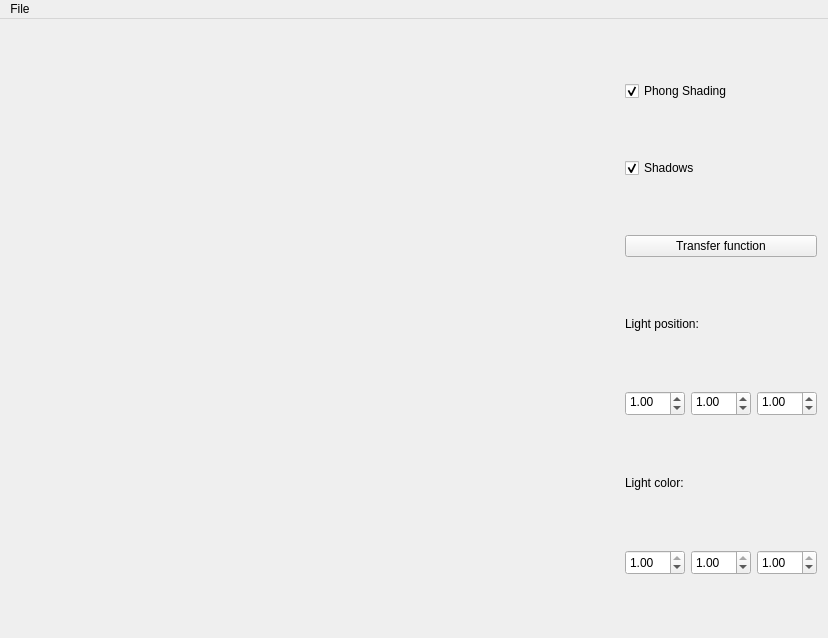
<?xml version="1.0" encoding="UTF-8"?>
<ui version="4.0">
 <class>MainWindow</class>
 <widget class="QMainWindow" name="MainWindow">
  <property name="geometry">
   <rect>
    <x>0</x>
    <y>0</y>
    <width>828</width>
    <height>638</height>
   </rect>
  </property>
  <property name="minimumSize">
   <size>
    <width>827</width>
    <height>618</height>
   </size>
  </property>
  <property name="baseSize">
   <size>
    <width>600</width>
    <height>600</height>
   </size>
  </property>
  <property name="windowTitle">
   <string>MainWindow</string>
  </property>
  <widget class="QWidget" name="Widget">
   <property name="minimumSize">
    <size>
     <width>827</width>
     <height>0</height>
    </size>
   </property>
   <property name="baseSize">
    <size>
     <width>600</width>
     <height>600</height>
    </size>
   </property>
   <layout class="QHBoxLayout" name="horizontalLayout">
    <item>
     <widget class="GLWidget" name="glwidget" native="true">
      <property name="minimumSize">
       <size>
        <width>600</width>
        <height>600</height>
       </size>
      </property>
      <property name="maximumSize">
       <size>
        <width>16777215</width>
        <height>16777215</height>
       </size>
      </property>
      <property name="baseSize">
       <size>
        <width>600</width>
        <height>600</height>
       </size>
      </property>
     </widget>
    </item>
    <item>
     <layout class="QVBoxLayout" name="Configuration">
      <item>
       <widget class="QCheckBox" name="checkBox">
        <property name="text">
         <string>Phong Shading</string>
        </property>
        <property name="checked">
         <bool>true</bool>
        </property>
       </widget>
      </item>
      <item>
       <widget class="QCheckBox" name="checkBox_2">
        <property name="text">
         <string>Shadows</string>
        </property>
        <property name="checked">
         <bool>true</bool>
        </property>
       </widget>
      </item>
      <item>
       <widget class="QPushButton" name="pushButton">
        <property name="text">
         <string>Transfer function</string>
        </property>
       </widget>
      </item>
      <item>
       <widget class="QLabel" name="label_light_pos">
        <property name="sizePolicy">
         <sizepolicy hsizetype="Fixed" vsizetype="Fixed">
          <horstretch>0</horstretch>
          <verstretch>0</verstretch>
         </sizepolicy>
        </property>
        <property name="maximumSize">
         <size>
          <width>105</width>
          <height>20</height>
         </size>
        </property>
        <property name="text">
         <string>Light position:</string>
        </property>
        <property name="alignment">
         <set>Qt::AlignLeading|Qt::AlignLeft|Qt::AlignVCenter</set>
        </property>
       </widget>
      </item>
      <item>
       <layout class="QHBoxLayout" name="horizontal_layout_light_pos">
        <item>
         <widget class="QDoubleSpinBox" name="doubleSpinBox_x">
          <property name="sizePolicy">
           <sizepolicy hsizetype="Fixed" vsizetype="Fixed">
            <horstretch>0</horstretch>
            <verstretch>0</verstretch>
           </sizepolicy>
          </property>
          <property name="maximumSize">
           <size>
            <width>60</width>
            <height>25</height>
           </size>
          </property>
          <property name="alignment">
           <set>Qt::AlignLeading|Qt::AlignLeft|Qt::AlignTop</set>
          </property>
          <property name="minimum">
           <double>-100.000000000000000</double>
          </property>
          <property name="maximum">
           <double>100.000000000000000</double>
          </property>
          <property name="value">
           <double>1.000000000000000</double>
          </property>
         </widget>
        </item>
        <item>
         <widget class="QDoubleSpinBox" name="doubleSpinBox_y">
          <property name="sizePolicy">
           <sizepolicy hsizetype="Fixed" vsizetype="Fixed">
            <horstretch>0</horstretch>
            <verstretch>0</verstretch>
           </sizepolicy>
          </property>
          <property name="maximumSize">
           <size>
            <width>60</width>
            <height>25</height>
           </size>
          </property>
          <property name="alignment">
           <set>Qt::AlignLeading|Qt::AlignLeft|Qt::AlignTop</set>
          </property>
          <property name="minimum">
           <double>-100.000000000000000</double>
          </property>
          <property name="maximum">
           <double>100.000000000000000</double>
          </property>
          <property name="value">
           <double>1.000000000000000</double>
          </property>
         </widget>
        </item>
        <item>
         <widget class="QDoubleSpinBox" name="doubleSpinBox_z">
          <property name="sizePolicy">
           <sizepolicy hsizetype="Fixed" vsizetype="Fixed">
            <horstretch>0</horstretch>
            <verstretch>0</verstretch>
           </sizepolicy>
          </property>
          <property name="maximumSize">
           <size>
            <width>60</width>
            <height>25</height>
           </size>
          </property>
          <property name="alignment">
           <set>Qt::AlignLeading|Qt::AlignLeft|Qt::AlignTop</set>
          </property>
          <property name="minimum">
           <double>-100.000000000000000</double>
          </property>
          <property name="maximum">
           <double>100.000000000000000</double>
          </property>
          <property name="value">
           <double>1.000000000000000</double>
          </property>
         </widget>
        </item>
       </layout>
      </item>
      <item>
       <widget class="QLabel" name="label_light_color">
        <property name="maximumSize">
         <size>
          <width>105</width>
          <height>20</height>
         </size>
        </property>
        <property name="text">
         <string>Light color:</string>
        </property>
       </widget>
      </item>
      <item>
       <layout class="QHBoxLayout" name="horizontalLayout_2">
        <item>
         <widget class="QDoubleSpinBox" name="doubleSpinBox">
          <property name="sizePolicy">
           <sizepolicy hsizetype="Fixed" vsizetype="Fixed">
            <horstretch>0</horstretch>
            <verstretch>0</verstretch>
           </sizepolicy>
          </property>
          <property name="maximumSize">
           <size>
            <width>60</width>
            <height>25</height>
           </size>
          </property>
          <property name="maximum">
           <double>1.000000000000000</double>
          </property>
          <property name="singleStep">
           <double>0.100000000000000</double>
          </property>
          <property name="value">
           <double>1.000000000000000</double>
          </property>
         </widget>
        </item>
        <item>
         <widget class="QDoubleSpinBox" name="doubleSpinBox_2">
          <property name="sizePolicy">
           <sizepolicy hsizetype="Fixed" vsizetype="Fixed">
            <horstretch>0</horstretch>
            <verstretch>0</verstretch>
           </sizepolicy>
          </property>
          <property name="maximumSize">
           <size>
            <width>60</width>
            <height>25</height>
           </size>
          </property>
          <property name="maximum">
           <double>1.000000000000000</double>
          </property>
          <property name="singleStep">
           <double>0.100000000000000</double>
          </property>
          <property name="value">
           <double>1.000000000000000</double>
          </property>
         </widget>
        </item>
        <item>
         <widget class="QDoubleSpinBox" name="doubleSpinBox_3">
          <property name="sizePolicy">
           <sizepolicy hsizetype="Fixed" vsizetype="Fixed">
            <horstretch>0</horstretch>
            <verstretch>0</verstretch>
           </sizepolicy>
          </property>
          <property name="maximumSize">
           <size>
            <width>60</width>
            <height>25</height>
           </size>
          </property>
          <property name="maximum">
           <double>1.000000000000000</double>
          </property>
          <property name="singleStep">
           <double>0.100000000000000</double>
          </property>
          <property name="value">
           <double>1.000000000000000</double>
          </property>
         </widget>
        </item>
       </layout>
      </item>
     </layout>
    </item>
   </layout>
  </widget>
  <widget class="QMenuBar" name="menuBar">
   <property name="geometry">
    <rect>
     <x>0</x>
     <y>0</y>
     <width>828</width>
     <height>22</height>
    </rect>
   </property>
   <widget class="QMenu" name="menuFile">
    <property name="title">
     <string>File</string>
    </property>
    <addaction name="actionQuit"/>
    <addaction name="actionLoad"/>
   </widget>
   <addaction name="menuFile"/>
  </widget>
  <action name="actionQuit">
   <property name="text">
    <string>Quit</string>
   </property>
  </action>
  <action name="actionLoad">
   <property name="text">
    <string>Load</string>
   </property>
  </action>
 </widget>
 <layoutdefault spacing="6" margin="11"/>
 <customwidgets>
  <customwidget>
   <class>GLWidget</class>
   <extends>QWidget</extends>
   <header>glwidget.h</header>
   <container>1</container>
   <slots>
    <signal>SetFaces(QString)</signal>
    <signal>SetVertices(QString)</signal>
    <signal>SetFramerate(QString)</signal>
    <slot>LightPosYValueChanged(double)</slot>
    <slot>LightPosXValueChanged(double)</slot>
    <slot>LightPosZValueChanged(double)</slot>
    <slot>LightColorXValueChanged(double)</slot>
    <slot>LightColorYValueChanged(double)</slot>
    <slot>LightColorZValueChanged(double)</slot>
    <slot>SetPhongShadingCalc(bool)</slot>
    <slot>SetShadowsCalc(bool)</slot>
   </slots>
  </customwidget>
 </customwidgets>
 <resources/>
 <connections>
  <connection>
   <sender>pushButton</sender>
   <signal>clicked()</signal>
   <receiver>MainWindow</receiver>
   <slot>button_transfer_function()</slot>
   <hints>
    <hint type="sourcelabel">
     <x>817</x>
     <y>114</y>
    </hint>
    <hint type="destinationlabel">
     <x>730</x>
     <y>121</y>
    </hint>
   </hints>
  </connection>
  <connection>
   <sender>doubleSpinBox_x</sender>
   <signal>valueChanged(double)</signal>
   <receiver>glwidget</receiver>
   <slot>LightPosXValueChanged(double)</slot>
   <hints>
    <hint type="sourcelabel">
     <x>678</x>
     <y>271</y>
    </hint>
    <hint type="destinationlabel">
     <x>528</x>
     <y>229</y>
    </hint>
   </hints>
  </connection>
  <connection>
   <sender>doubleSpinBox_y</sender>
   <signal>valueChanged(double)</signal>
   <receiver>glwidget</receiver>
   <slot>LightPosYValueChanged(double)</slot>
   <hints>
    <hint type="sourcelabel">
     <x>746</x>
     <y>271</y>
    </hint>
    <hint type="destinationlabel">
     <x>555</x>
     <y>304</y>
    </hint>
   </hints>
  </connection>
  <connection>
   <sender>doubleSpinBox_z</sender>
   <signal>valueChanged(double)</signal>
   <receiver>glwidget</receiver>
   <slot>LightPosZValueChanged(double)</slot>
   <hints>
    <hint type="sourcelabel">
     <x>814</x>
     <y>271</y>
    </hint>
    <hint type="destinationlabel">
     <x>589</x>
     <y>328</y>
    </hint>
   </hints>
  </connection>
  <connection>
   <sender>doubleSpinBox</sender>
   <signal>valueChanged(double)</signal>
   <receiver>glwidget</receiver>
   <slot>LightColorXValueChanged(double)</slot>
   <hints>
    <hint type="sourcelabel">
     <x>678</x>
     <y>527</y>
    </hint>
    <hint type="destinationlabel">
     <x>568</x>
     <y>455</y>
    </hint>
   </hints>
  </connection>
  <connection>
   <sender>doubleSpinBox_2</sender>
   <signal>valueChanged(double)</signal>
   <receiver>glwidget</receiver>
   <slot>LightColorYValueChanged(double)</slot>
   <hints>
    <hint type="sourcelabel">
     <x>746</x>
     <y>527</y>
    </hint>
    <hint type="destinationlabel">
     <x>575</x>
     <y>427</y>
    </hint>
   </hints>
  </connection>
  <connection>
   <sender>doubleSpinBox_3</sender>
   <signal>valueChanged(double)</signal>
   <receiver>glwidget</receiver>
   <slot>LightColorZValueChanged(double)</slot>
   <hints>
    <hint type="sourcelabel">
     <x>776</x>
     <y>506</y>
    </hint>
    <hint type="destinationlabel">
     <x>561</x>
     <y>405</y>
    </hint>
   </hints>
  </connection>
  <connection>
   <sender>checkBox</sender>
   <signal>toggled(bool)</signal>
   <receiver>glwidget</receiver>
   <slot>SetPhongShadingCalc(bool)</slot>
   <hints>
    <hint type="sourcelabel">
     <x>690</x>
     <y>49</y>
    </hint>
    <hint type="destinationlabel">
     <x>535</x>
     <y>55</y>
    </hint>
   </hints>
  </connection>
  <connection>
   <sender>checkBox_2</sender>
   <signal>toggled(bool)</signal>
   <receiver>glwidget</receiver>
   <slot>SetShadowsCalc(bool)</slot>
   <hints>
    <hint type="sourcelabel">
     <x>668</x>
     <y>75</y>
    </hint>
    <hint type="destinationlabel">
     <x>480</x>
     <y>84</y>
    </hint>
   </hints>
  </connection>
 </connections>
 <slots>
  <signal>updated_plane(double,double,double,double,bool)</signal>
  <slot>toggle_transfer_function_dialog()</slot>
  <slot>button_transfer_function()</slot>
  <slot>LightPosXValueChanged()</slot>
 </slots>
</ui>
